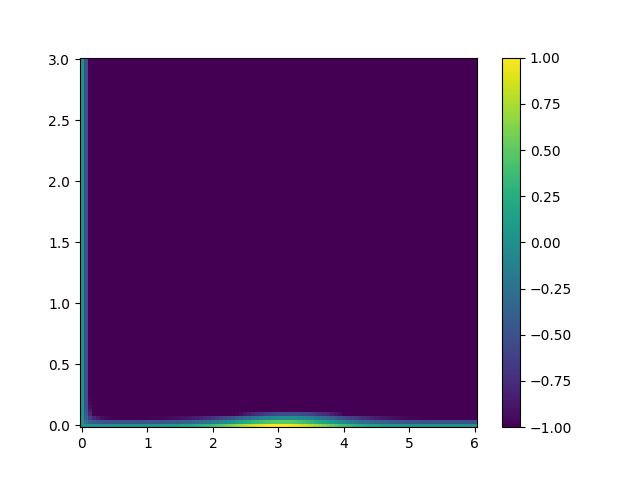

This chart was generated by the following Python code:
import numpy as np
import matplotlib.pyplot as plt

vals = np.fromfile("testing/MyMesh", dtype='>f8')
vals = np.reshape(vals, (1000, 1000))

x = np.linspace(0, 6, 1000)
t = np.linspace(0, 3, 1000)

X, T = np.meshgrid(x, t)


plt.pcolormesh(X, T, vals)
plt.clim([-1, 1])
plt.colorbar()

plt.savefig("plot.png")

# plt.show(block=True)
